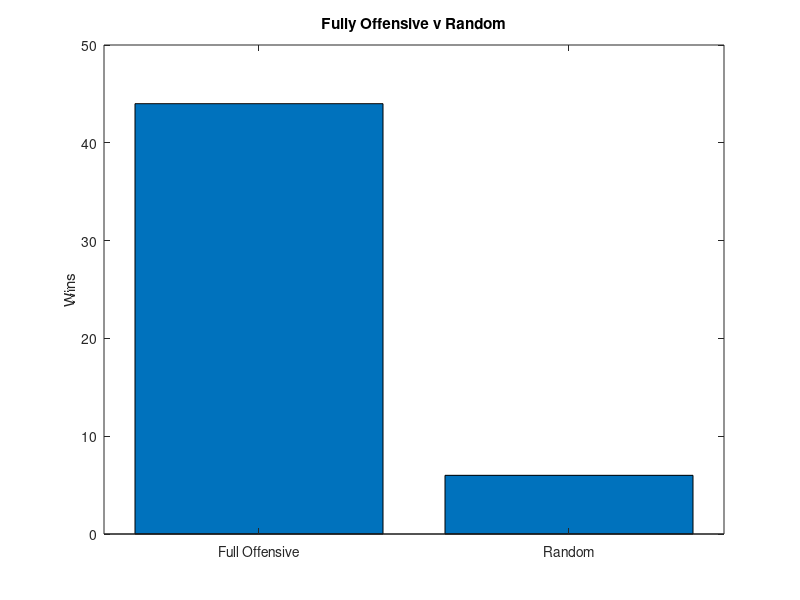
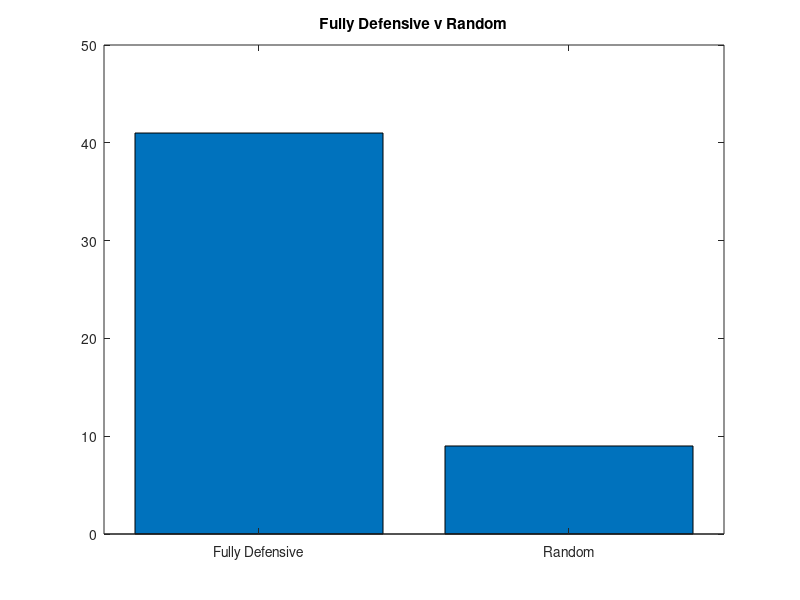
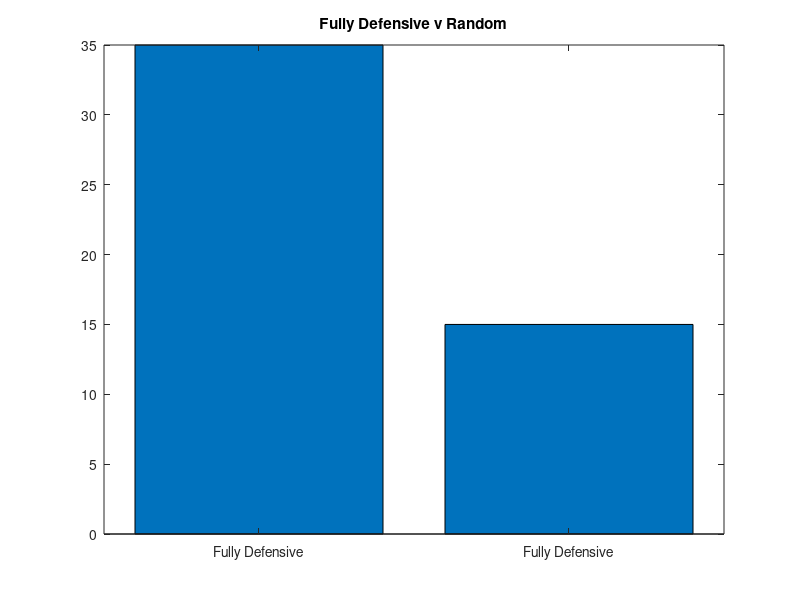
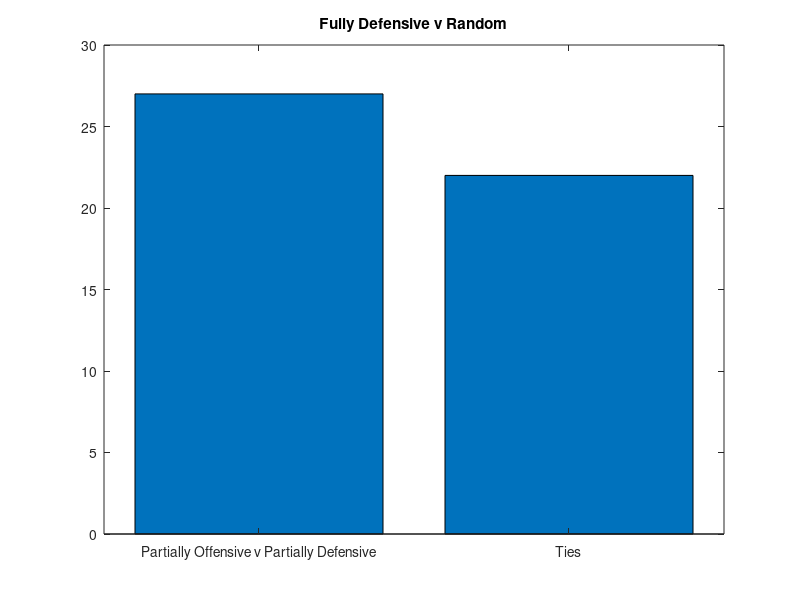

The MATLAB source for these figures, in order:
%% Sequence Results

%% Full Offensive v random
OffensiveWins=44;
RandomWins=6;

y=[OffensiveWins,RandomWins]

figure(1)
bar(y)
title('Fully Offensive v Random')
ylabel('Wins')
Labels={'Full Offensive','Random'}
set(gca,'XTick',1:2,'XTickLabel',Labels)



%% Full Defensive v Random
DefensiveWins=41;
RandomWins=9;
y=[DefensiveWins,RandomWins]

figure(2)
bar(y)

Labels={'Fully Defensive','Random'}
set(gca,'XTick',1:2,'XTickLabel',Labels)
title('Fully Defensive v Random')


%% Full Offensive v Full Defensive
OffensiveWins=35;
DefensiveWins=15;

y=[OffensiveWins,DefensiveWins]

figure(3)
bar(y)

Labels={'Fully Defensive','Fully Defensive','Ties'}
set(gca,'XTick',1:2,'XTickLabel',Labels)
title('Fully Defensive v Random')

%% Half Offensive v Half Defensive
OffensiveWins=27;
DefensiveWins=22;
Ties=1;
y=[OffensiveWins,DefensiveWins]

figure(4)
bar(y)

Labels={'Partially Offensive v Partially Defensive','Ties'}
set(gca,'XTick',1:3,'XTickLabel',Labels)
title('Fully Defensive v Random')


%% Half Offensive v Full Defensive
OffensiveWins=33;
DefensiveWins=19;
y=[OffensiveWins,DefensiveWins]

figure(5)
bar(y)

Labels={'Fully Defensive','Random'}
set(gca,'XTick',1:2,'XTickLabel',Labels)
title('Partially Defensive v Fully Defensive')


%% Full Offensive v Half Defensive
OffensiveWins=23;
DefensiveWins=27;
y=[OffensiveWins,DefensiveWins]

figure(6)
bar(y)

Labels={'Fully Defensive','Partially Defensive','Ties'}
set(gca,'XTick',1:2,'XTickLabel',Labels)
title('Fully Defensive v Random')

%% Random v Random
RandomPlayer1=25;
RandomPlayer2=21;
Ties=4;
y=[OffensiveWins,DefensiveWins,Ties]

figure(7)
bar(y)

Labels={'Random Player 1','Random Player 2','Ties'}
set(gca,'XTick',1:3,'XTickLabel',Labels)
title('Fully Defensive v Random')

